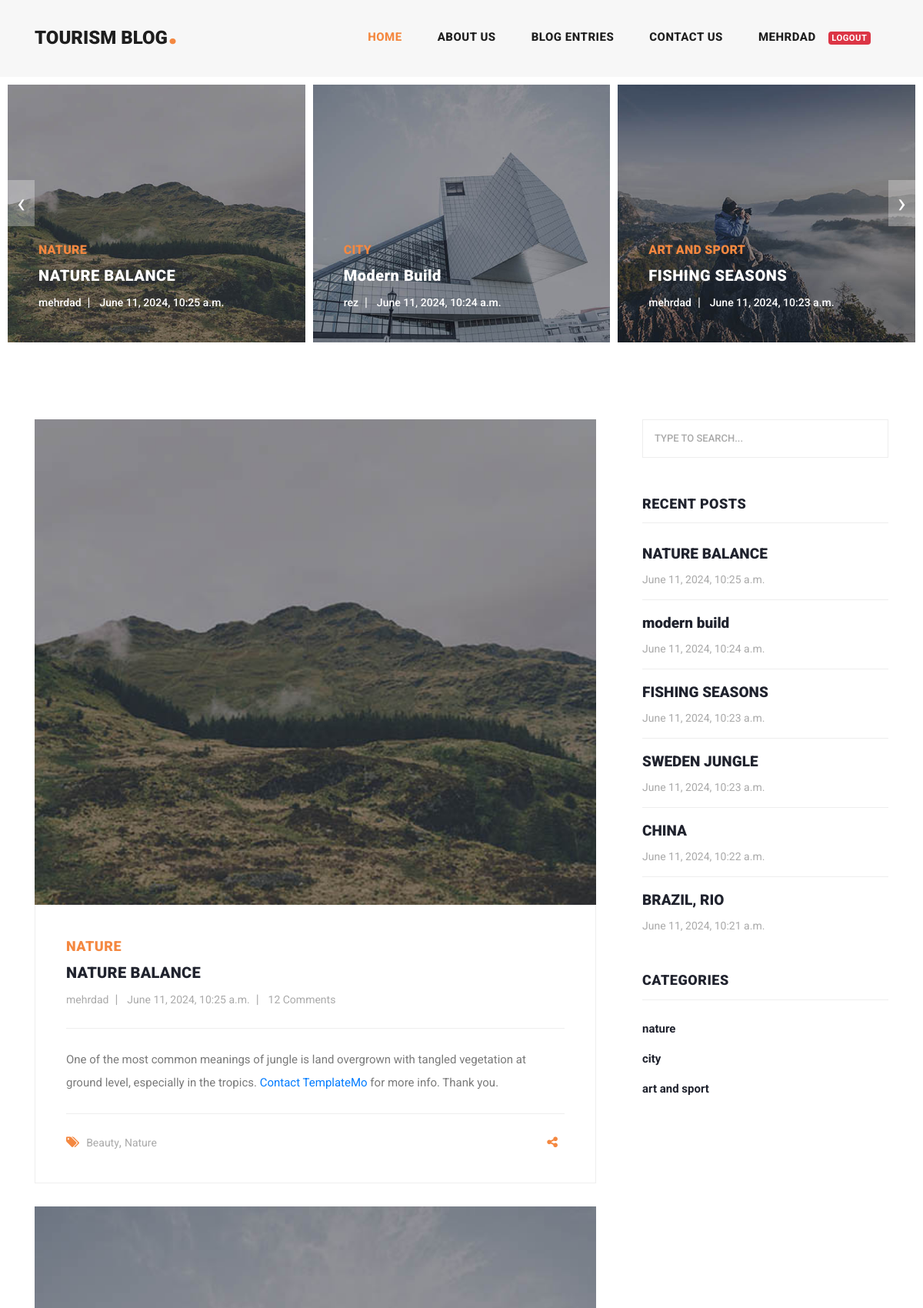
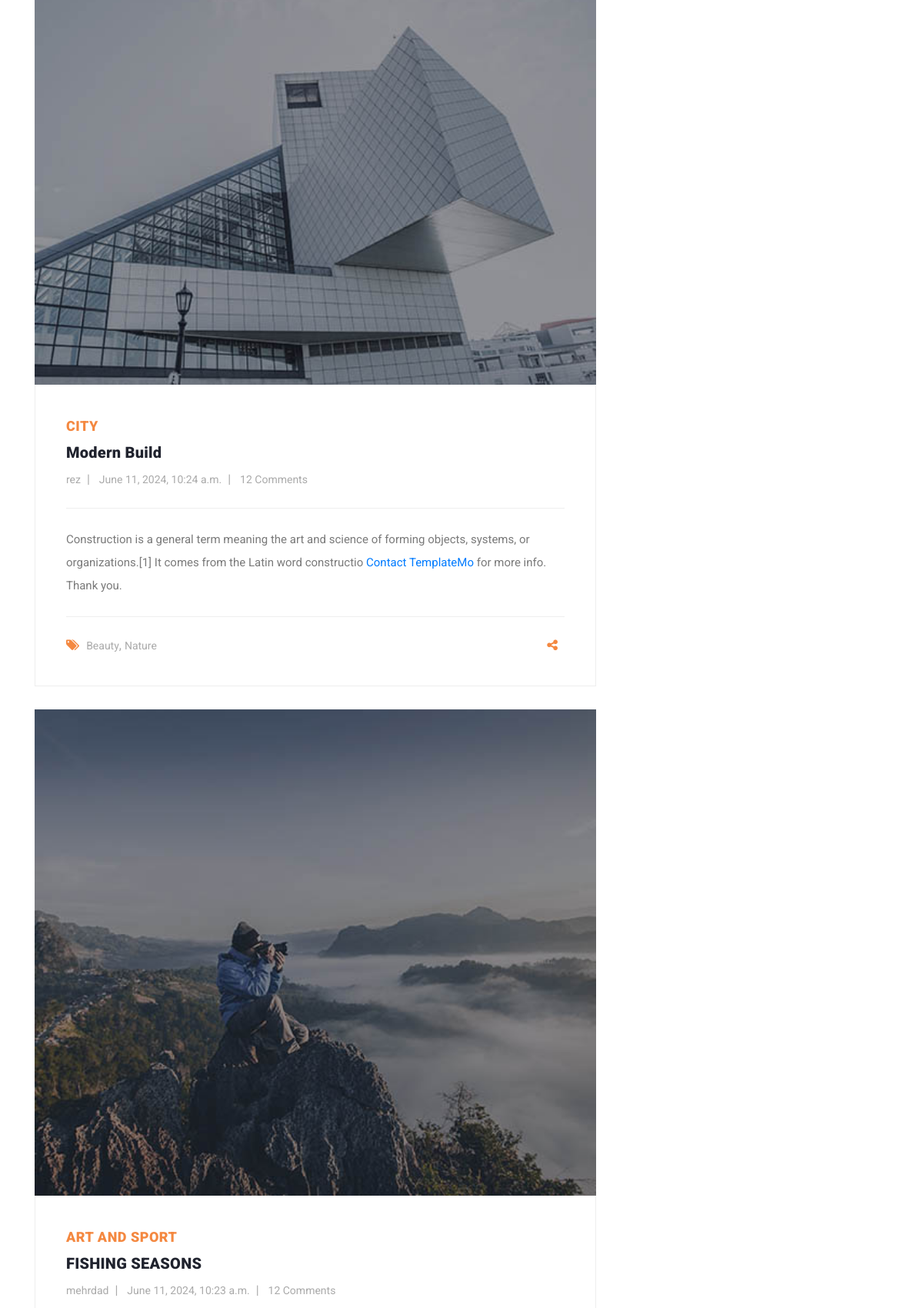
The app's page / (signed in, upper part) with its own data (2 pictures, top to bottom).
### blog_app/models.py (models this page shows, shortened)
class Article(models.Model):
    author = models.ForeignKey(User, on_delete=models.CASCADE)
    category = models.ManyToManyField(Category)
    title = models.CharField(max_length=70)
    body = models.TextField()
    image = models.ImageField(upload_to="images/articles")
    created_at = models.DateTimeField(auto_now_add=True)
    updated_at = models.DateTimeField(auto_now=True)
    class Meta:
        ordering = ('-created_at',)

class Category(models.Model):
    title = models.CharField(max_length=100)
    created_at = models.DateTimeField(auto_now_add=True)
    def __str__(self):
        return self.title

### home_app/views.py (the view)
# urls.py: path('', home, name="home"),
def home(request):
    article = Article.objects.all()
    recent_articles = Article.objects.all()[:3]
    context = {
        "article":article,
    }
    return render(request, 'home_app/index.html', context)

### context_processors/context_processors.py (called while the page is built)
def recent_articles(request):
    recent_articles = Article.objects.all().order_by('-created_at')
    categories = Category.objects.all()
    return{
        "recent_articles": recent_articles,
        "categories": categories,
    }

### home_app/templates/home_app/index.html (shortened to what this page needs)
{% extends "base.html" %}
{% load static %}
{% load social_share %}
{% block content %}
    <div class="main-banner header-text">
      <div class="container-fluid">
        <div class="owl-banner owl-carousel">
          {% for art in article %}
          <div class="item">
            <img src="{{ art.image.url }}" alt="" />
            <div class="item-content">
              <div class="main-content">
                <div class="meta-category">
                  <span>{{ art.category.all.0 }}</span>
                </div>
                <a href="{% url "detail" art.id %}"><h4>{{ art.title }}</h4></a>
                <ul class="post-info">
                  <li><a href="#">{{ art.author }}</a></li>
                  <li><a href="#">{{ art.created_at }}</a></li>
                </ul>
              </div>
            </div>
          </div>
          {% endfor %}
        </div>
      </div>
    </div>
    <section class="blog-posts">
      <div class="container">
        <div class="row">
          <div class="col-lg-8">
            <div class="all-blog-posts">
              <div class="row">
                {% for art in recent_articles %}
                <div class="col-lg-12">
                  <div class="blog-post">
                    <div class="blog-thumb">
                      <img
                        src="{{ art.image.url }}"
                        alt=""
                      />
                    </div>
                    <div class="down-content">
                      <span>{{ art.category.all.0 }}</span>
                      <a href="post-details.html"
                        ><h4>{{ art.title }}</h4></a
                      >
                      <ul class="post-info">
                        <li><a href="#">{{ art.author }}</a></li>
                        <li><a href="#">{{ art.created_at }}</a></li>
                        <li><a href="#">12 Comments</a></li>
                      </ul>
                      <p>
                        {{ art.body }}
                        <a
                          rel="nofollow"
                          href="https://templatemo.com/contact"
                          target="_parent"
                          >Contact TemplateMo</a
                        >
                        for more info. Thank you.
                      </p>
                      <div class="post-options">
                        <div class="row">
                          <div class="col-6">
                            <ul class="post-tags">
                              <li><i class="fa fa-tags"></i></li>
                              <li><a href="#">Beauty</a>,</li>
                              <li><a href="#">Nature</a></li>
                            </ul>
                          </div>
                          <div class="col-6">
                            <ul class="post-share">
                              <li><i class="fa fa-share-alt"></i></li>
                            </ul>
                          </div>
                        </div>
                      </div>
                    </div>
                  </div>
                </div>
                {% endfor %}
              </div>
            </div>
          </div>
         {% include 'includes/sidebar.html' %}
        </div>
      </div>
    </section>
{% endblock %}

### templates/includes/header.html (shortened to what this page needs)
{% load static %}
<header class="">
    <nav class="navbar navbar-expand-lg">
      <div class="container">
        <a class="navbar-brand" href="{% url 'home' %}"
          ><h2>tourism Blog<em>.</em></h2></a
        >
        <div class="collapse navbar-collapse" id="navbarResponsive">
          <ul class="navbar-nav ml-auto">
            <li class="nav-item {% if request.resolver_match.url_name == 'home' %}active{% endif %}">
              <a class="nav-link" href="{% url 'home' %}"
                >Home
              </a>
            </li>
            <li class="nav-item">
              <a class="nav-link" href="{% url 'about' %}">About Us</a>
            </li>
            <li class="nav-item {% if request.resolver_match.url_name == 'list' %}active{% endif %}">
              <a class="nav-link" href="{% url 'list' %}">Blog Entries</a>
            </li>
            <li class="nav-item">
              <a class="nav-link" href="{% url 'contact' %}">Contact Us</a>
            </li>
            <li class="nav-item">
              {% if request.user.is_authenticated %}
              <div class="d-flex">
                <a class="nav-link" href="">{{ request.user.first_name }}</a>
                <a class="nav-link" href="{% url 'logout' %}"
                  ><span class="badge badge-danger">Logout</span></a
                >
              </div>
              {% else %}
              <div class="d-flex">
                <a class="nav-link" href="/login">Login</a>
                <a class="nav-link" href="/register">/register</a>
              </div>
              {% endif %}
            </li>
          </ul>
        </div>
      </div>
    </nav>
  </header>

### templates/includes/sidebar.html
{% load static %}
<div class="col-lg-4">
    <div class="sidebar">
      <div class="row">
        <div class="col-lg-12">
          <div class="sidebar-item search">
            <form id="search_form" name="gs" method="GET" action="{% url 'search' %}">
              <input
                type="text"
                name="q"
                class="searchText"
                placeholder="type to search..."
                autocomplete="on"
              />
            </form>
          </div>
        </div>
        <div class="col-lg-12">
          <div class="sidebar-item recent-posts">
            <div class="sidebar-heading">
              <h2>Recent Posts</h2>
            </div>
            <div class="content">
              <ul>
                {% for article in recent_articles %}
                <li>
                  <a href="post-details.html">
                    <h5>
                      {{ article.title }}
                    </h5>
                    <span>{{ article.created_at }}</span>
                  </a>
                </li>
                {% endfor %}
              </ul>
            </div>
          </div>
        </div>
        <div class="col-lg-12">
          <div class="sidebar-item categories">
            <div class="sidebar-heading">
              <h2>Categories</h2>
            </div>
            <div class="content">
              <ul>
                {% for cat in categories %}
                <li><a href="{% url "category_detail" cat.id %}">{{ cat.title }}</a></li>
                {% endfor %}
              </ul>
            </div>
          </div>
        </div>
      </div>
    </div>
  </div>

### records on screen
Article: image (picture), category.all.0 "NATURE", title "NATURE BALANCE", author "mehrdad", created_at "June 11, 2024, 10:25 a.m.", body "One of the most common meanings of jungle is land overgrown with tangled vegetation at ground level, especially in the tropics."
Article: image (picture), category.all.0 "CITY", title "Modern Build", author "rez", created_at "June 11, 2024, 10:24 a.m.", body "Construction is a general term meaning the art and science of forming objects, systems, or organizations.[1] It comes from the Latin word constructio", title "modern build"
Article: image (picture), category.all.0 "ART AND SPORT", title "FISHING SEASONS", author "mehrdad", created_at "June 11, 2024, 10:23 a.m."
Article: title "SWEDEN JUNGLE", created_at "June 11, 2024, 10:23 a.m."
Article: title "CHINA", created_at "June 11, 2024, 10:22 a.m."
Article: title "BRAZIL, RIO", created_at "June 11, 2024, 10:21 a.m."
Category: title "nature"
Category: title "city"
Category: title "art and sport"

### other values on screen
{{ request.user.first_name }} "MEHRDAD"
